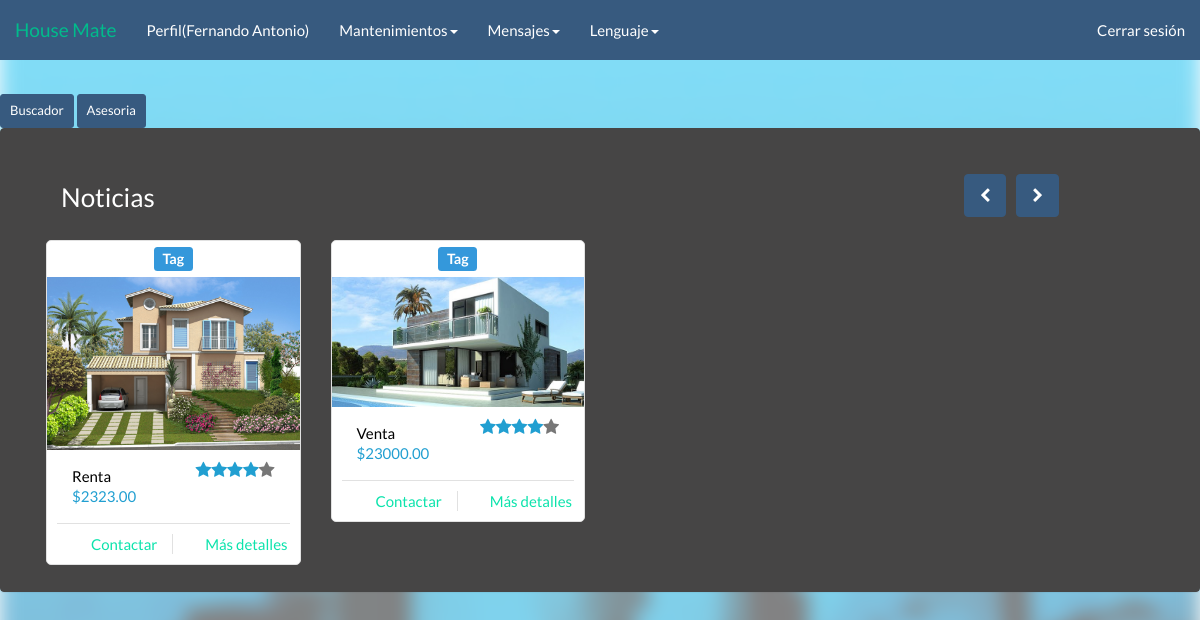
Page /HouseMate2_2/adminhomepage.php (signed in) on the committed database.
### tables this page shows
CREATE TABLE IF NOT EXISTS `inmueble` (
  `IdInmueble` varchar(5) NOT NULL,
  `Dueno` varchar(5) DEFAULT NULL,
  `Direccion` varchar(140) NOT NULL,
  `Descripcion` varchar(140) NOT NULL,
  `VentaRenta` int(1) NOT NULL,
  `Tipopropiedad` int(1) NOT NULL,
  `Precio` varchar(20) NOT NULL,
  `Imagen` varchar(100) NOT NULL,
  `DescDire` text
);

### HouseMate2_2/Call/Lenguaje/Idiomas/langes.php (called while the page is built, shortened)
<?php
$lang = array();
$lang['Need'] = "No tengo cuenta";
$lang['Page_title'] = 'House Mate';
$lang['Cuenta'] = 'Registrarse';
$lang['Acerca'] = 'Acerca de';
$lang['Mision'] = 'Misi&oacute;n';
$lang['Mision1'] = 'Ofrecer a nuestros visitantes y usuarios afiliados un medio de interacción entre vendedores y compradores facilitando la venta y/o renta de inmuebles brindando calidad en los inmuebles, veracidad de información  y seguridad en las transacciones.';
$lang['Vision'] = 'Visi&oacute;n';
$lang['Vision1'] = 'Trascender en el mercado salvadoreño cambiando la forma en que realizamos las transacciones en línea, mediante una plataforma dedicada exclusivamente en la venta y/o renta de inmuebles de cualquier tipo  y a su promoción entre los usuarios de la plataforma y con los visitantes de esta.';
$lang['QueEs'] = '¿Qué es House Mate?';
$lang['QueEs1'] = 'House Mate es una plataforma web que permite la difusión y promoción de inmuebles para su venta y renta entre los usuarios que interactúan dentro de la aplicación web. Para ello los visitantes tienen la opción de registrarse gratuitamente a la plataforma para gozar de nuestros servicios.';
$lang['edit'] = "Editar";
$lang['Institucion'] = 'Mas sobre la institucion';
$lang['Contactenos'] = 'Cont&aacute;ctenos';
$lang['Novedades'] = 'Novedades';
$lang['Iniciar-Sesion'] = 'Iniciar Sesi&oacute;n';
$lang['Correo'] = 'Correo';
$lang['Contra'] = 'Contrase&ntilde;a';
$lang['Crear-Cuenta'] = 'Crear Cuenta';
$lang['Nombre'] = 'Nombre';
$lang['Apellido'] = 'Apellido';
$lang['Fecha-Nac'] = 'Fecha de Nacimiento';
$lang['Confirmar'] = 'Confirmar contraseña';
$lang['Inicio'] = 'Inicio';
$lang['Perfil'] = 'Perfil';
$lang['Mantenimiento'] = 'Mantenimientos';
$lang['Clientes'] = 'Clientes';
$lang['Inmuebles'] = 'Inmuebles';
$lang['Idioma'] = 'Lenguaje';
$lang['Cerrar-Sesion'] = 'Cerrar Sesi&oacute;n';
$lang['contra'] = "Contraseña";
$lang['Mostrar'] = "Mostrar";
$lang['Crear-Usuario'] = 'Crear usuario';
$lang['Ver-Usuario'] = 'Ver usuarios';
$lang['Modificar-Usuario'] = 'Modificar usuario';
$lang['Eliminar-Usuario'] = 'Eliminar usuario';
$lang['Codigo'] = 'Código';
$lang['Modificar'] = 'Modificar';
$lang['Eliminar'] = 'Eliminar';
$lang['Contra-reset'] = "Reiniciar contraseña";
$lang['Crear-Inmuebles'] = 'Crear Inmuebles';
$lang['Ver-Inmuebles'] = 'Mostrar Inmuebles';
$lang['Modificar-Inmuebles'] = 'Modificar Inmuebles';
$lang['Eliminar-Inmuebles'] = 'Eliminar Inmuebles';
$lang['Eliminares'] = "Eliminar";
$lang['oldp'] = "Contraseña actual";
$lang['newp'] = "Nueva contraseña";
$lang['Offer'] = "Offertar";
$lang['Existe'] = "Usuario erróneo o contraseña incorrecta";
$lang['Usuario'] = "Usuario";
$lang['Usuarios'] = "Usuarios";
$lang['Usuarioname'] = "Nombre de usuario";
$lang['Tipous'] = 'Tipo de usuario';
$lang['Admin'] = "Administrador";
$lang['Cliente'] = 'Cliente';
$lang['Perito'] = 'Perito';
$lang['Agente'] = "Agente";
$lang['selectp'] = 'Seleccione imagen';
$lang['vr']  ="Venta o renta";
$lang['Direccion'] = 'Dirección';
$land['noticias'] = "Noticias";
?>

### HouseMate2_2/Call/housein.php (the view, shortened to what this page needs)
<?php
$quero = "SELECT * FROM inmueble ORDER BY IdInmueble DESC LIMIT 8";
$cs = mysql_query($quero);
$count = 0;
while($row=mysql_fetch_array($cs))
{
	switch($count)
	{
		case 0:
			echo "<div class='item active'><div class='row'>";
		break;
	}
	$var = "";
switch($row['VentaRenta'])
{
	case 1:
	$var = $lang['Renta'];
	break;
	case 2:
	$var = $lang['Venta'];
	break;
}
echo "<div class='col-sm-3'>
		<div class='col-item'>
			<h4 class='text-center'><span class='label label-info'>Tag</span></h4>
				<div class='photo'>
					<img src='".$row['Imagen']."' class='limitante img-responsive' alt='a' />
				</div>
				<div class='info'>
					<div class='row'>
						<div class='price col-md-6'>
							<h5>
								$var</h5>
							<h5 class='price-text-color'>
								$".$row['Precio'].".00</h5>
						</div>
						<div class='rating hidden-sm col-md-6'>
							<i class='price-text-color fa fa-star'></i><i class='price-text-color fa fa-star'>
							</i><i class='price-text-color fa fa-star'></i><i class='price-text-color fa fa-star'>
							</i><i class='fa fa-star'></i>
						</div>
					</div>
					<div class='separator clear-left'>
						<p class='btn-add'>
							<i class='fa fa-shopping-cart'></i><a href='dueno.php?IdUsuario=".$row['Dueno']."' class='hidden-sm'>".$lang['Ca1']."</a></p>
						<p class='btn-details'>
							<i class='fa fa-list'></i><a href='inmueble.php?IdInmueble=".$row['IdInmueble']."&tip=".$_SESSION['tip']."' class='hidden-sm'>".$lang['Ca2']."</a></p>
					</div>
					<div class='clearfix'>
					</div>
				</div>
			</div>
		</div>";
		$count++;
}
?>

### HouseMate2_2/adminhomepage.php (shortened to what this page needs)
<?php
require ("Call/Lenguaje/lenguaje.php");
?>
<head>
   <link href='css/bootstrap.min.css' rel='stylesheet'/>
	<link href='css/appeal.css' rel='stylesheet'/>
    <link href='css/bootstrap.min.css' rel='stylesheet'/>
	<link href='css/intro.css' rel='stylesheet'/>
    <link href='css/estilo.css' rel='stylesheet'/>
	<link href="css/bootstrap-table.css" rel="stylesheet">
</head>
<body id="intro">
<?php
    include("Header/barranav2.php");
?>
<a class="btn btn-sm btn-primary" href="quick.php"><?php echo $lang['quick'] ?></a>
<a class="btn btn-sm btn-primary" href="quick.php">Asesoria</a>
<div class="panel panel-default">
    <div class="panel-heading">
        <div class="panel-body">
                <div class="row">
				<div class="col-md-8">
				 <ol class="breadcrumb bread-primary breadnomargin">
				<li><a><h3><?php echo $land['noticias'] ?><h3></a></li>
				</ol>
                   </div>
                    <div class="col-md-3">
                        <div class="controls pull-right hidden-xs">
                            <a class="left fa fa-chevron-left btn btn-primary" href="#carousel-example"
                                data-slide="prev"></a><a class="right fa fa-chevron-right btn btn-primary" href="#carousel-example"
                                    data-slide="next"></a>
                        </div>
                    </div>
                </div>
                <div id="carousel-example" class="carousel slide hidden-xs" data-ride="carousel">
                    <div class="carousel-inner">
                    <?php
                    include ('Call/housein.php');
                    ?>
                    </div>
                </div>
        </div>
    </div>
</div>
</div>
</body>

### HouseMate2_2/Header/barranav2.php (shortened to what this page needs)
<link href='css/intro.css' rel='stylesheet'/>
<form method="post" class="comewithme" >
<nav class="navbar navbar-default navbar-fixed-top">
  <div class="container-fluid">
    <div class="navbar-header">
      <a class="navbar-brand" href="adminHomepage.php">House Mate</a>
    </div>
    <?php
require ("Call/Lenguaje/lenguaje.php");
          ?>
    <div class="collapse navbar-collapse" id="bs-example-navbar-collapse-1">
      <ul class="nav navbar-nav">
        <li><a href="perfil_admin.php"><?php echo($lang['Perfil']);?>(<?php include ('namae.php') ?>) </a></li>
        <li class="dropdown">
          <a href="#" class="dropdown-toggle" data-toggle="dropdown" role="button" aria-expanded="false"><?php echo($lang['Mantenimiento']);?><span class="caret"></span></a>
        </li>
        <li class="dropdown">
          <a href="#" class="dropdown-toggle" data-toggle="dropdown" role="button" aria-expanded="false"><?php echo($lang['msjs']);?><span class="caret"></span></a>
        </li>
        <li class="dropdown">
          <a href="#" class="dropdown-toggle" data-toggle="dropdown" role="button" aria-expanded="false"><?php echo($lang['Idioma']);?><span class="caret"></span></a>
        </li>
      </ul>
      <ul class="nav navbar-nav navbar-right">
        <li><a href="#openModal2"><?php echo($lang['Cerrar-Sesion']);?></a></li>
      </ul>
    </div>
  </div>
</nav>
 </form>
 <br>
 <br>
 <br>

### HouseMate2_2/namae.php
<?php
echo $_SESSION['user'];
?>

### HouseMate2_2/css/appeal.css (style rules this page uses)
.col-item { border: 1px solid #E1E1E1; border-radius: 5px; background: #FFF; }
.col-item .photo img { margin: 0 auto; width: 100%; }
.col-item .info { padding: 10px; border-radius: 0 0 5px 5px; margin-top: 1px; }
.col-item .price { float: left; margin-top: 5px; }
.col-item .price h5 { line-height: 20px; margin: 0; }
.col-item .price h5:first-child { color:black; }
.price-text-color { color: #219FD1; }
.col-item .info .rating { color: #777; }
.col-item .rating { float: left; font-size: 17px; text-align: right; line-height: 52px; margin-bottom: 10px; height: 52px; }
.col-item .separator { border-top: 1px solid #E1E1E1; }
.clear-left { clear: left; }
.col-item .separator p { line-height: 20px; margin-bottom: 0; margin-top: 10px; text-align: center; }
.col-item .separator p i { margin-right: 5px; }
.col-item .btn-add { width: 50%; float: left; }
.col-item .btn-add { border-right: 1px solid #E1E1E1; }
.col-item .btn-details { width: 50%; float: left; padding-left: 10px; }
.controls { margin-top: 20px; }
[data-slide="prev"] { margin-right: 10px; }

### HouseMate2_2/css/intro.css (style rules this page uses)
#intro { font-family: "Lato","Helvetica Neue",Helvetica,Arial,sans-serif; font-size: 15px; line-height: 1.42857143; height: 100%; }
#intro:before { position:fixed; z-index: -1; background: url(http://www.permanenttrust.co.za/wp-content/uploads/2014/08/property-news-img3.jpg) no-repeat; background-size: cover; }

### HouseMate2_2/css/estilo.css (style rules this page uses)
body { padding-top:30px; }
form { width: 70%; height: auto; }

### rows in the picture
inmueble: Imagen (picture), var "Renta", Precio "2323"
inmueble: Imagen (picture), var "Venta", Precio "23000"

### other values in the picture
$lang['Perfil'] "Perfil"
$_SESSION['user'] "Fernando Antonio"
$lang['Mantenimiento'] "Mantenimientos"
$lang['msjs'] "Mensajes"
$lang['Idioma'] "Lenguaje"
$lang['Cerrar-Sesion'] "Cerrar sesión"
$lang['quick'] "Buscador"
$land['noticias'] "Noticias"
